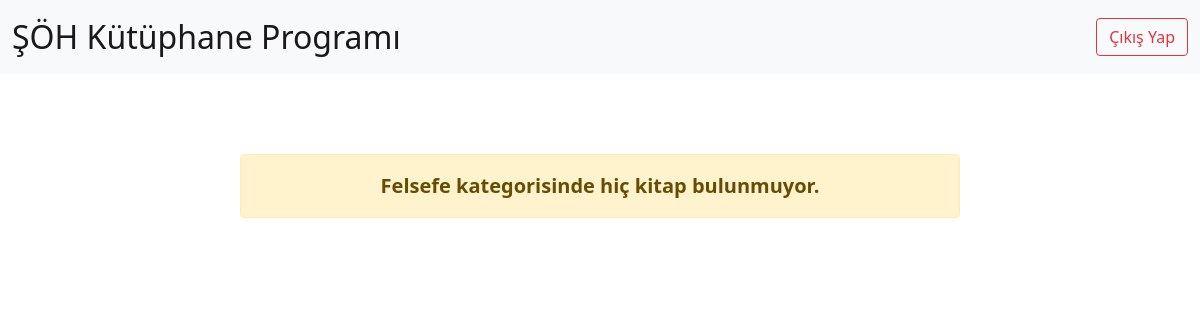
Before: /book/category/felsefe/ (signed in) with the older database file.
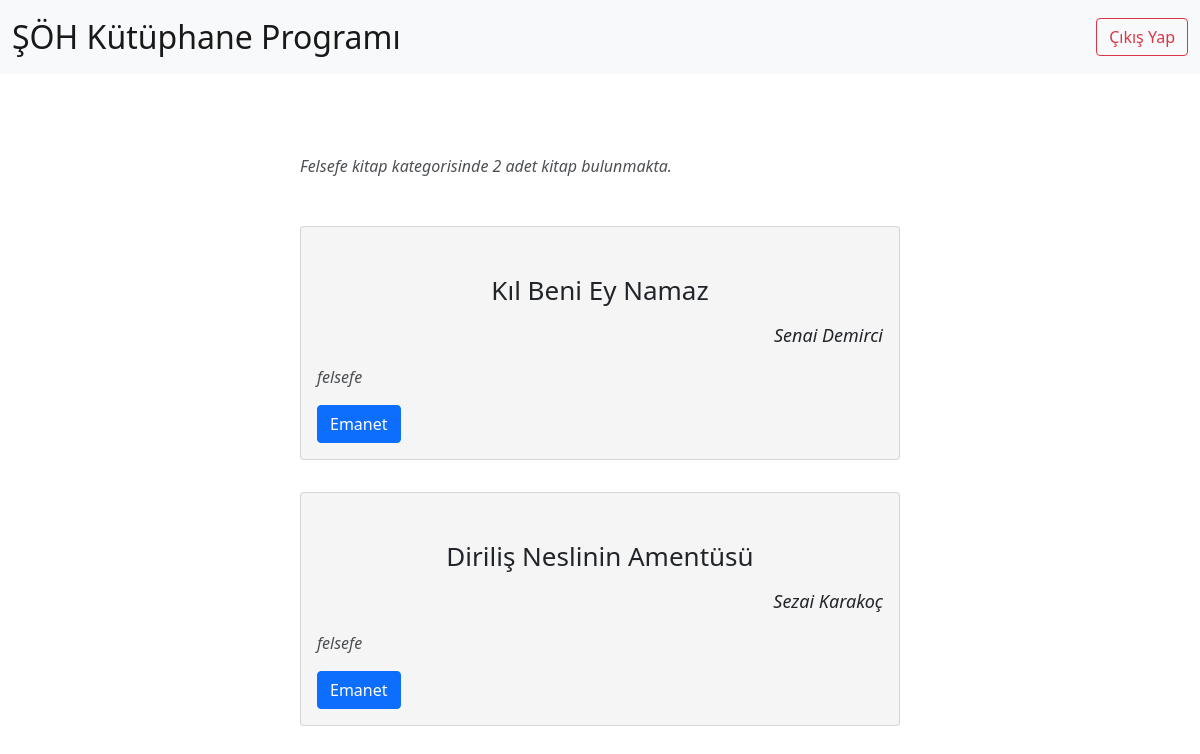
After: the same page with the newer database file.
### kitap/models.py (models this page shows, shortened)
class Book(models.Model):
  tags = [
    ("islami","İslami"),
    ("felsefe","Felsefe"),
    ("tarih","Tarih"),
    ("biyografi","Biyografi"),
    ("deneme","Deneme"),
    ("edebiyat", "Edebiyat"),
    ("yabancı dil", "Yabancı Dil"),
    ("fen bilimleri", "Fen bilimleri"),
    ("roman", "Roman"),
    ("din", "Din"),
  ]
  book_name = models.CharField(verbose_name="Kitabın Adı (Sorumlu kisi doldurmalı)", max_length=100, blank=False)
  book_writer = models.CharField(verbose_name="Kitabın Yazarı (Sorumlu kisi doldurmalı)", max_length=100, blank=False)
  book_date = models.DateField(verbose_name="Kitabın Yayınlanma Tarihi (Sorumlu kisi doldurmalı)", blank=True, null=True)
  book_tag = models.CharField(verbose_name="Kitabın Kategorisi (Sorumlu kişi doldurmalı", max_length=20, choices=tags, null=True, blank=True)
  alan_og = models.CharField(verbose_name="Kitabı Alan Ogrenci (Program Kendi dolduracak)", max_length=150, blank=True, null=True)
  alis_tar = models.DateField(verbose_name="Kitabın Verilme Tarihi (Program Kendi dolduracak)", blank=True, null=True)
  teslim_tar = models.DateField(verbose_name="Kitabın Teslim Tarihi (Program Kendi dolduracak)", blank=True, null=True)
  alan_ogrenciler_json = jsonfield.JSONField(verbose_name="Kitabı daha önce ödünç almış öğrenciler (Program Kendi dolduracak)", null=True, blank=True)

### kitap/views.py (the view)
# urls.py: path('category/<str:tag>/', views.book_category, name="category"),
def book_category(req, tag):
  if req.user.is_authenticated:
    books = Book.objects.filter(book_tag=tag)
    return render(req, "book_tag.html", context={"books": books, "tag": tag})

### templates/book_tag.html (shortened to what this page needs)
{% extends 'base.html' %}
{% block body %}
{% if books %}
<div id="books" style="margin-bottom: 10rem;">
  <p style="width: 50%; margin: 5rem auto 3rem auto; font-style: italic; opacity: 0.8;">{{ tag|lower|title }} kitap kategorisinde {{ books|length }} adet kitap bulunmakta.</p>
  {% for book in books %}
  <div class="card" style="width: 50%; margin: 2rem auto; background-color: #f5f5f5;">
      <div class="card-body">
        <h5 class="card-title" style="text-align: center; font-size: 26px; margin: 2rem 0 1rem 0;">{{ book.book_name|lower|title }}</h5>
        <p style="margin-bottom: 1rem;"><p class="card-text" style="text-align: right; font-size: 18px; font-style: italic;">{{ book.book_writer|lower|title }}</p>
        <p class="card-text" style="text-align: left; font-size: 16px; font-style: italic; opacity: 0.8;">{{ book.book_tag }}</p></p>
        {% if book.alan_og %}
          <a href="{% url 'book_info' id=book.id %}" type="submit" class="btn btn-success">Teslim<a/>
        {% else %}
          <a href="{% url 'book_info' id=book.id %}" type="submit" class="btn btn-primary">Emanet<a/>
        {% endif %}
      </div>
  </div>
  {% endfor %}
</div>
{% else %}
<div style="width: 60%; margin: 5rem auto; text-align: center; font-size: 20px;" class="alert alert-warning" role="alert">
  <b>{{ tag|lower|title }} kategorisinde hiç kitap bulunmuyor.</b>
</div>
{% endif %}
{% endblock body %}

Changed rows visible on the page:
now on this page (row edited): Book: book_name "Kıl Beni Ey Namaz", book_writer "Senai Demirci", book_tag "felsefe", shows "Emanet"
now on this page (row edited): Book: book_name "Diriliş Neslinin Amentüsü", book_writer "Sezai Karakoç", book_tag "felsefe", shows "Emanet"
Other visible differences:
{{ tag|lower|title }}: (not shown) → "Felsefe"
{{ books|length }}: (not shown) → "2"
{{ tag|lower|title }}: "Felsefe" → (not shown)
text no longer shown: "kategorisinde hiç kitap bulunmuyor."
text now shown: "kitap kategorisinde adet kitap bulunmakta."
